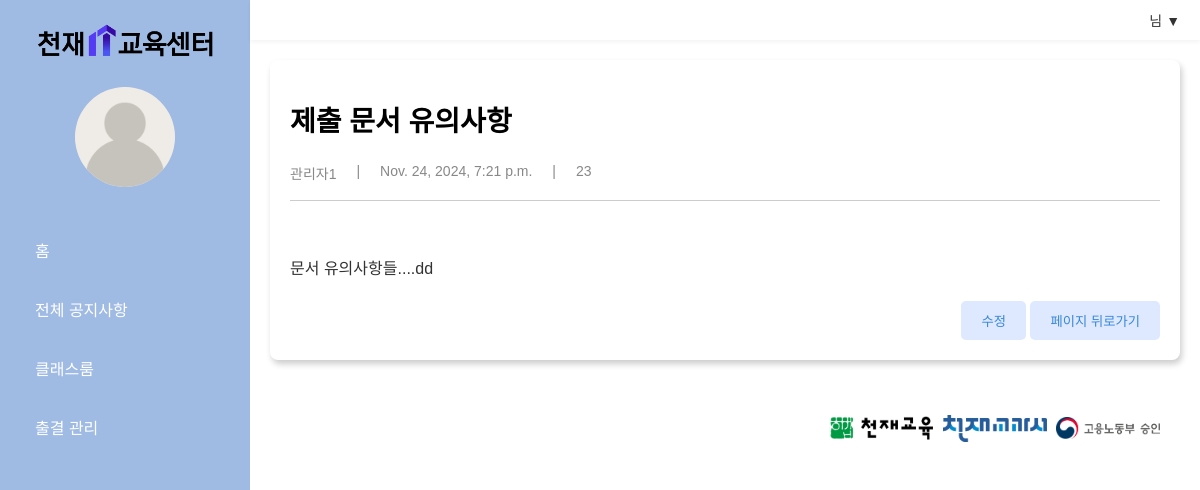
The page /attendance/notice_content/1 on the database its author committed.
### managementapp/models.py (models this page shows)
class AttendanceNotice(models.Model):
    title = models.TextField(max_length=300)
    writer = models.CharField(max_length=200)
    content = models.TextField()
    rdate = models.DateTimeField()
    udate = models.DateTimeField()
    view_count = models.IntegerField()

### managementapp/views.py (the view)
# urls.py: path('attendance/notice_content/<int:id>',views.att_notice_content, name='att_notice_content'),
def att_notice_content(request, id):
    template = loader.get_template('attendance/att_notice_content.html')
    notice = AttendanceNotice.objects.get(id=id)
    notice.view_count += 1
    notice.save()
    context = {
        'notice': notice
    }
    return HttpResponse(template.render(context, request))

### managementapp/templates/attendance/att_notice_content.html
{% extends "base.html" %}
{%load static%}
{% block content %}
<link rel="stylesheet" href="{% static 'css/content.css' %}">
<div class="notice-detail-container">
  <h1 class="notice-title">{{notice.title}}</h1>
  <div class="notice-info">
    <p>{{notice.writer}}</p>
    <p>|</p>
    <p>{{notice.rdate}}</p>
    <p>|</p>
    <p>{{notice.view_count}}</p>
  </div>
  <br/><br/>
  <div class="notice-content">{{notice.content}}</div>
  <div class="button-container">
    <button class="buttons" onclick="location.href='../notice/update/{{notice.id}}'">수정</button>
    <button class="buttons" onclick="location.href='../'">페이지 뒤로가기</button>
  </div>
</div>
{% endblock %}

### managementapp/static/css/base.css (style rules this page uses)
body { margin: 0; font-family: Arial, sans-serif; background-color: #fff; display: flex; flex-direction: column; }

### managementapp/static/css/content.css (style rules this page uses)
.notice-detail-container { padding: 20px; background-color: #fff; border-radius: 8px; box-shadow: 2px 4px 6px rgba(0.1, 0, 0, 0.2); }
.notice-title { font-size: 28px; font-weight: bold; margin-bottom: 10px; }
.notice-info { display: flex; justify-content: flex; gap: 20px; margin-bottom: 20px; border-bottom: 1px solid #ccc; padding-bottom: 3px; }
.notice-info p { color: #888; font-size: 14px; }
.notice-content { font-size: 16px; line-height: 1.5; color: #333; }
.button-container { margin-top: 20px; text-align: right; justify-content: flex-end; }
.buttons { display: inline-block; background-color: #DEE8FF; color: #3788D8; padding: 10px 20px; border: none; border-radius: 5px; cursor: pointer; }

### rows shown on the page
AttendanceNotice: title "제출 문서 유의사항", writer "관리자1", rdate "Nov. 24, 2024, 7:21 p.m.", view_count "23", content "문서 유의사항들....dd"
